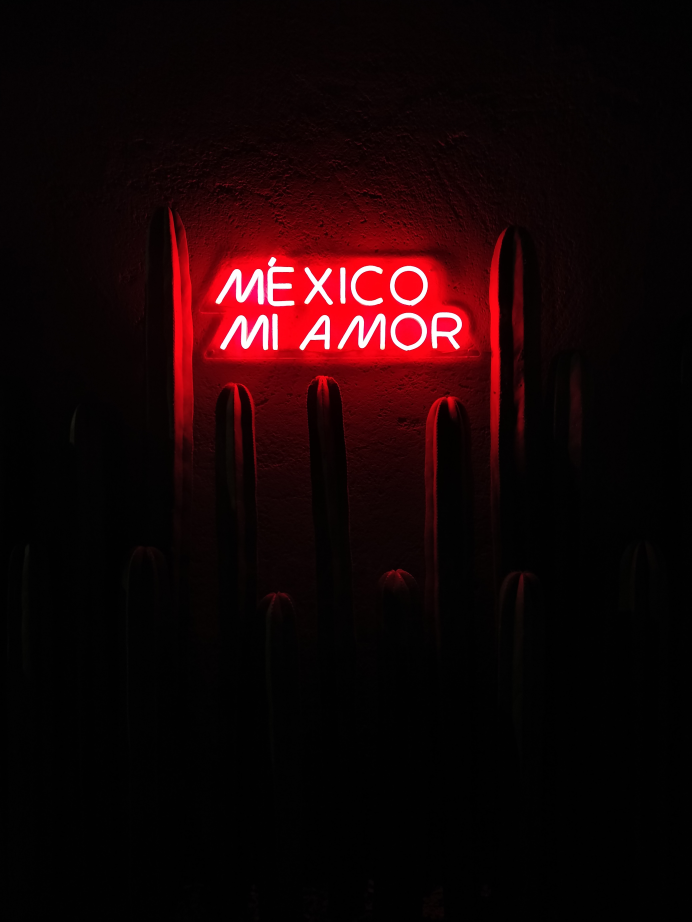
#> input picture app/mexica.jpg, 3456 x 4608 px (shown at 1/5 size)
$ python simple.py
#> lines starting #> are read from the running program, lines starting #| are printed output that depends on the picture
# author: Kaan Eraslan
# purpose: simple application for displaying image

from PIL import Image

if __name__ == "__main__":
    img = Image.open("mexica.jpg")
#> img is the input picture: PIL image 3456x4608 RGB; mean R, G, B 23.3, 4.6, 6
    img.resize((640, 480)).show()
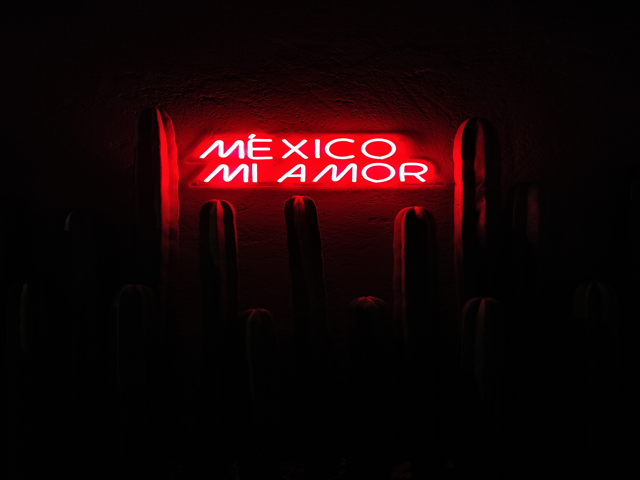
#> shown: PIL image 640x480 RGB; mean R, G, B 23.3, 4.6, 6
